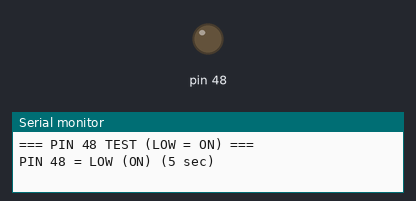
This sketch was run on a simulated Arduino Mega 2560, built with avr-gcc and run on an emulated ATmega2560. Shown: output pins drawn as LEDs (lit = HIGH), the last lines printed to the serial monitor.

Above: at 2.5 s.
At 7.5 s:
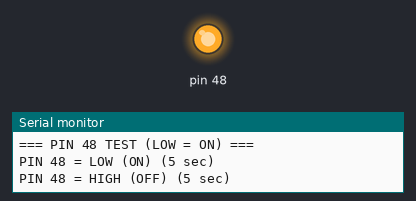
Timing chart, 0 to 13.0 s (numbered marks = the images above):
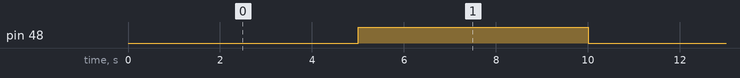

Measured:
- by itself, pin 48: alternates HIGH for 5.0 s and LOW for 5.0 s

The sketch:

test_pin48_only.ino
```cpp
/**
 * Test PIN 48 ONLY - 5 sec cycles (LOW = ON)
 */

void setup() {
  Serial.begin(115200);
  pinMode(48, OUTPUT);
  digitalWrite(48, HIGH);
  Serial.println("\n=== PIN 48 TEST (LOW = ON) ===\n");
}

void loop() {
  Serial.println("PIN 48 = LOW (ON) (5 sec)");
  digitalWrite(48, LOW);
  delay(5000);

  Serial.println("PIN 48 = HIGH (OFF) (5 sec)");
  digitalWrite(48, HIGH);
  delay(5000);
}
```
